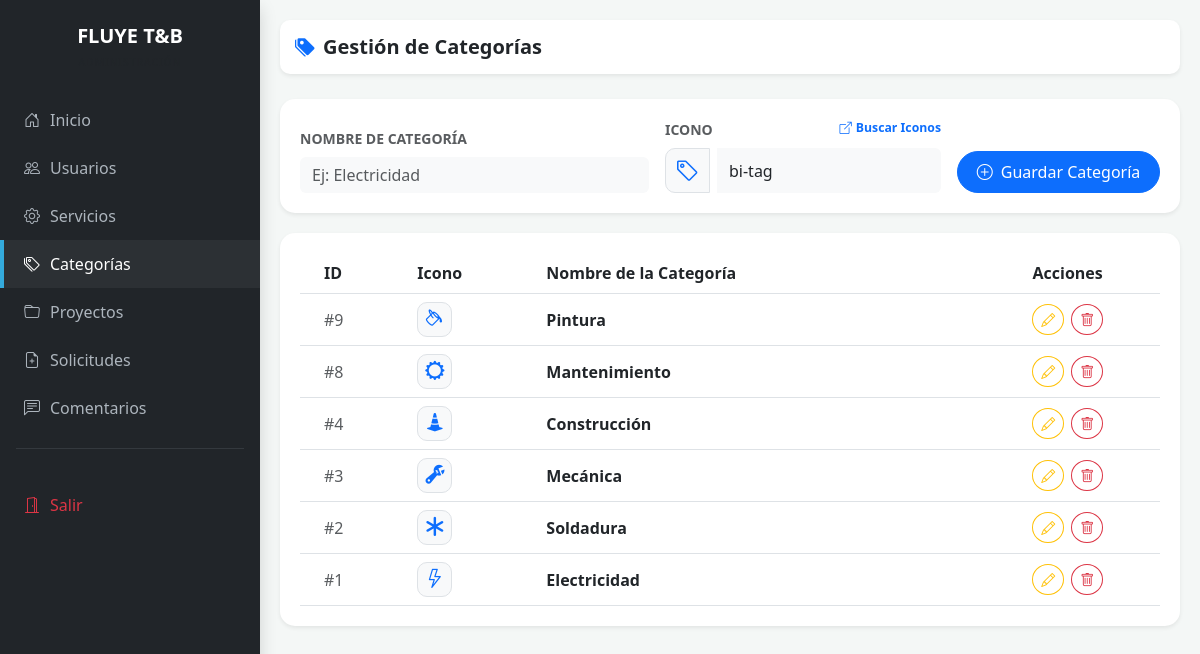
Page /categorias.php on the committed database.
### tables this page shows
CREATE TABLE `tipo` (
  `id_tipo` int NOT NULL,
  `nombre_tipo` varchar(100) DEFAULT NULL,
  `icono_tipo` varchar(50) DEFAULT 'bi-tag'
);

### categorias.php (the view, shortened to what this page needs)
<?php
$host = 'localhost';
$db   = 'fluyetyb_proyecto';
$user = 'fluyetyb_fluyetyb-proyecto';
$pass = 'Cum2026*';
$conexion = mysqli_connect($host, $user, $pass, $db);
$query = "SELECT * FROM tipo ORDER BY id_tipo DESC";
$resultado = mysqli_query($conexion, $query);
?>
<!DOCTYPE html>
<html lang="es">
<head>
    <link href="https://cdn.jsdelivr.net/npm/bootstrap@5.3.0/dist/css/bootstrap.min.css" rel="stylesheet">
    <link rel="stylesheet" href="https://cdn.jsdelivr.net/npm/bootstrap-icons@1.11.0/font/bootstrap-icons.css">
</head>
<body>
<div class="d-flex">
    <?php include 'sidebar.php'; ?>
    <div class="main-content">
        <div class="top-nav d-flex justify-content-between align-items-center shadow-sm">
            <div class="d-flex align-items-center gap-3">
                <h5 class="mb-0 fw-bold text-dark">
                    <i class="bi bi-tags-fill text-primary me-2"></i>Gestión de Categorías
                </h5>
            </div>
        </div>
        <div class="card form-card shadow-sm">
            <form method="POST" action="categorias.php" class="row g-3 align-items-end">
                <div class="col-md-5">
                    <label class="form-label fw-bold small text-muted">NOMBRE DE CATEGORÍA</label>
                    <input type="text" name="nombre_tipo" class="form-control bg-light border-0" placeholder="Ej: Electricidad" required>
                </div>
                <div class="col-md-4">
                    <label class="form-label fw-bold small text-muted d-flex justify-content-between">
                        ICONO
                        <a href="https://icons.getbootstrap.com/" target="_blank" class="text-decoration-none small text-primary">
                            <i class="bi bi-box-arrow-up-right me-1"></i>Buscar Iconos
                        </a>
                    </label>
                    <div class="input-group">
                        <div class="icon-preview-box me-2" id="liveIconPreview">
                            <i class="bi bi-tag"></i>
                        </div>
                        <input type="text" name="icono_tipo" id="iconInput" class="form-control bg-light border-0" placeholder="Ej: bi-gear" value="bi-tag">
                    </div>
                </div>
                <div class="col-md-3">
                    <button type="submit" name="agregar_categoria" class="btn btn-primary w-100 rounded-pill py-2">
                        <i class="bi bi-plus-circle me-1"></i> Guardar Categoría
                    </button>
                </div>
            </form>
        </div>
        <div class="card table-card shadow-sm">
            <div class="table-responsive">
                <table class="table table-hover align-middle mb-0">
                    <thead class="bg-light">
                        <tr>
                            <th class="ps-4">ID</th>
                            <th>Icono</th>
                            <th>Nombre de la Categoría</th>
                            <th class="text-center">Acciones</th>
                        </tr>
                    </thead>
                    <tbody>
                        <?php while($c = mysqli_fetch_assoc($resultado)): ?>
                        <tr>
                            <td class="ps-4 text-muted">#<?php echo $c['id_tipo']; ?></td>
                            <td>
                                <div class="icon-preview-box" style="width: 35px; height: 35px; font-size: 1.2rem;">
                                    <i class="bi <?php echo !empty($c['icono_tipo']) ? $c['icono_tipo'] : 'bi-tag'; ?>"></i>
                                </div>
                            </td>
                            <td><span class="fw-bold text-dark"><?php echo htmlspecialchars($c['nombre_tipo']); ?></span></td>
                            <td class="text-center">
                                <div class="btn-group gap-2">
                                    <a href="editar_categoria.php?id=<?php echo $c['id_tipo']; ?>" class="btn btn-sm btn-outline-warning rounded-circle" title="Editar">
                                        <i class="bi bi-pencil"></i>
                                    </a>
                                    <a href="categorias.php?eliminar=<?php echo $c['id_tipo']; ?>" class="btn btn-sm btn-outline-danger rounded-circle" onclick="return confirm('¿Seguro que deseas eliminar esta categoría?');" title="Eliminar">
                                        <i class="bi bi-trash"></i>
                                    </a>
                                </div>
                            </td>
                        </tr>
                        <?php endwhile; ?>
                    </tbody>
                </table>
            </div>
        </div>
    </div>
</div>
</body>
</html>

### categorias.php (style rules this page uses)
body { background-color: #f4f7f6; min-height: 100vh; margin: 0; }
.main-content { flex: 1; padding: 20px; transition: all 0.3s; min-width: 0; }
.top-nav { background: white; padding: 15px; border-radius: 10px; box-shadow: 0 2px 5px rgba(0,0,0,0.05); margin-bottom: 25px; }
.form-card, .table-card { border: none; border-radius: 15px; background: white; padding: 20px; margin-bottom: 20px; }
.icon-preview-box { width: 45px; height: 45px; display: flex; align-items: center; justify-content: center; background: #f8f9fa; border-radius: 10px; font-size: 1.5rem; color: #0d6efd; border: 1px solid #dee2e6; }

### rows in the picture
tipo: id_tipo "9", nombre_tipo "Pintura"
tipo: id_tipo "8", nombre_tipo "Mantenimiento"
tipo: id_tipo "4", nombre_tipo "Construcción"
tipo: id_tipo "3", nombre_tipo "Mecánica"
tipo: id_tipo "2", nombre_tipo "Soldadura"
tipo: id_tipo "1", nombre_tipo "Electricidad"
